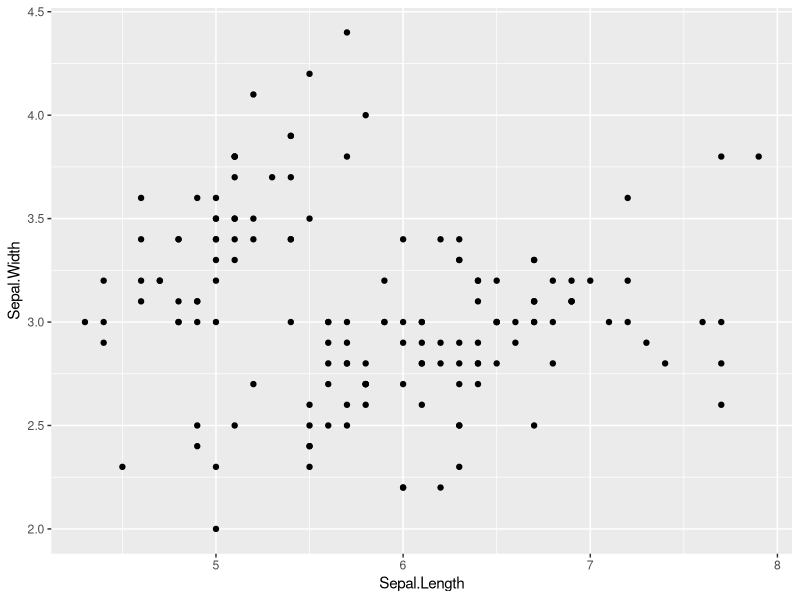
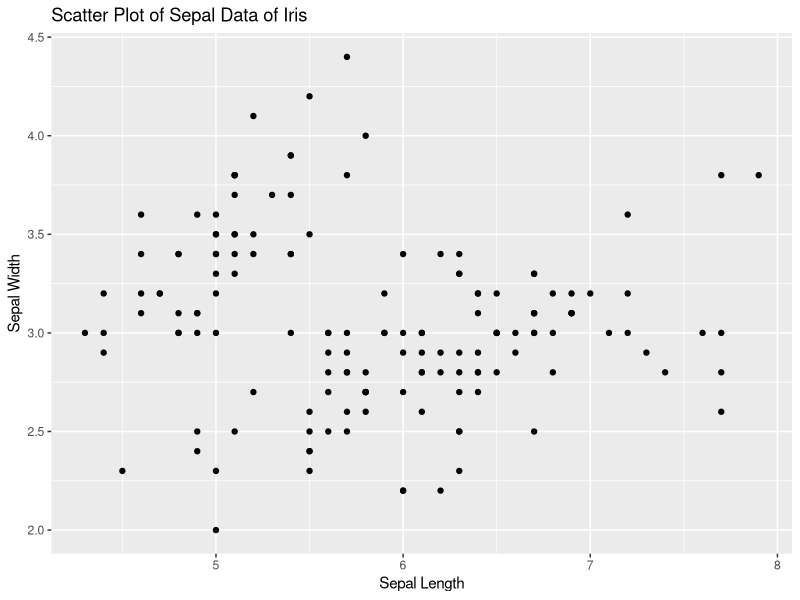
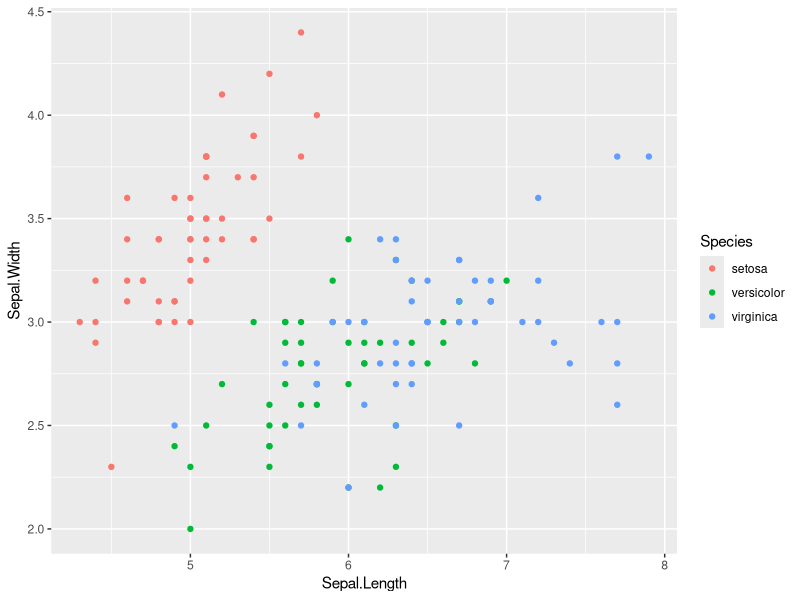
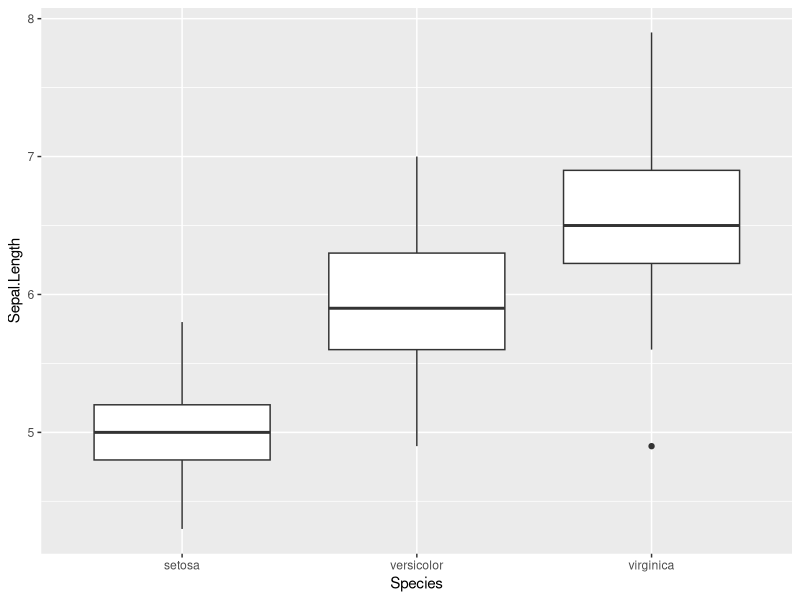
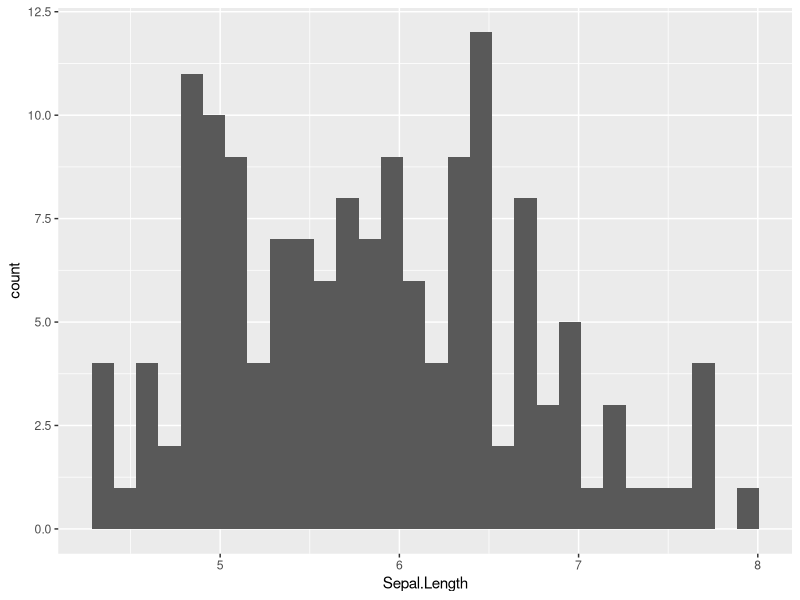
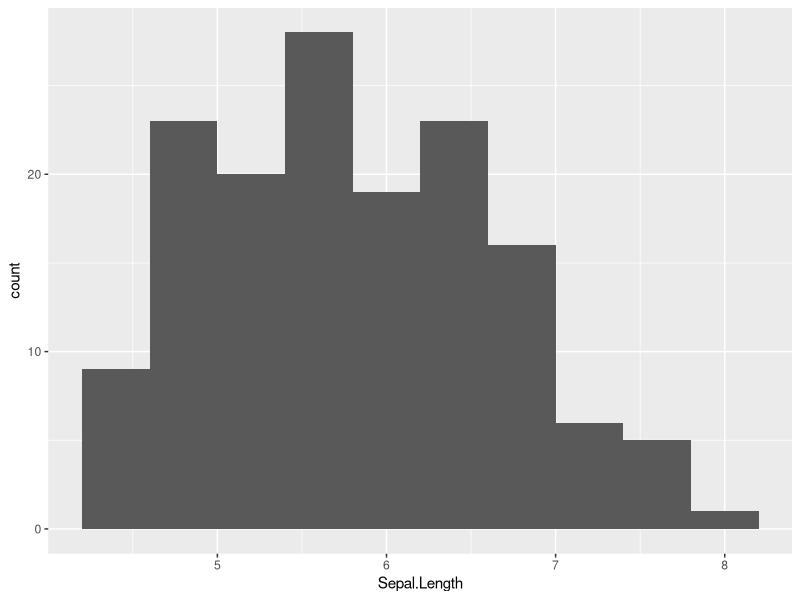
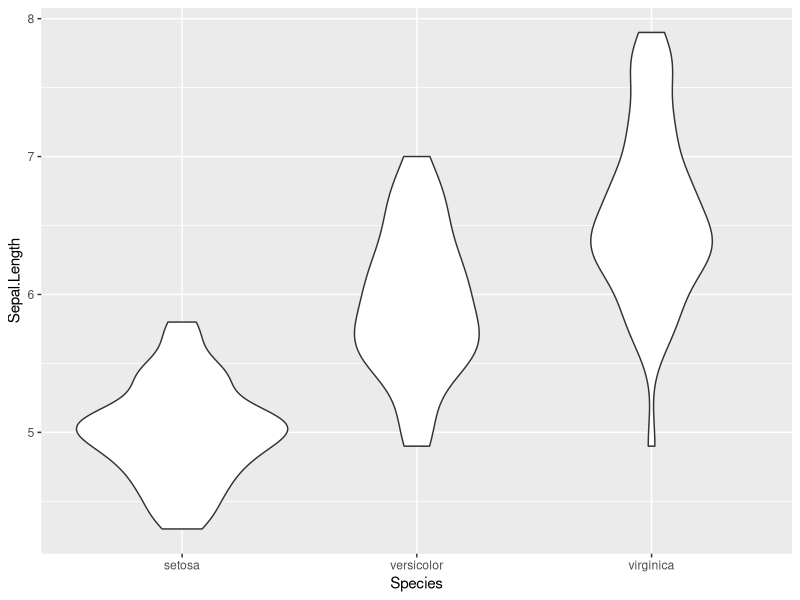
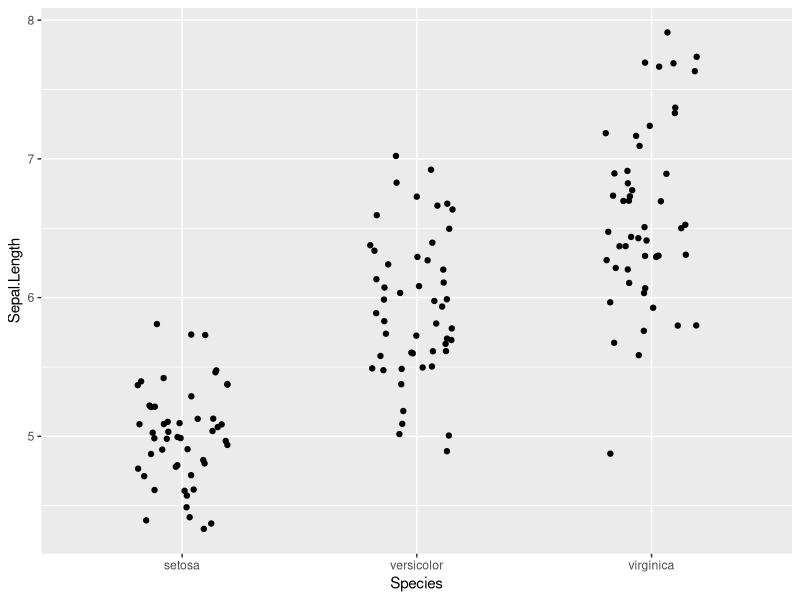

Here is the R script that generated these plots, in order:
## ---- chunk 1
library(tidyverse)
## ---- chunk 2
df_iris <- datasets::iris
class(df_iris)
## ---- chunk 3
tbl_iris <- as_tibble(datasets::iris)
class(tbl_iris)
## ---- chunk 4
df_iris
## ---- chunk 5
slice(df_iris, 1:10)
## ---- chunk 6
1:10
## ---- chunk 7
seq(1,10)
## ---- chunk 8
glimpse(df_iris)
## ---- chunk 9
typeof(df_iris$Species)
## ---- chunk 10
class(df_iris$Species)
## ---- chunk 11
typeof(df_iris$Sepal.Length)
class(df_iris$Sepal.Length)
## ---- chunk 12
summary(df_iris)
## ---- chunk 13
ggplot(data = df_iris, aes(x = Sepal.Length, y = Sepal.Width)) +
  geom_point()
## ---- chunk 14
ggplot(data = df_iris, aes(x = Sepal.Length, y = Sepal.Width)) +
  geom_point() + 
  labs(title = "Scatter Plot of Sepal Data of Iris", x = "Sepal Length", y = "Sepal Width")
## ---- chunk 15
ggplot(data = df_iris, aes(x = Sepal.Length, y = Sepal.Width, color = Species)) +
  geom_point()
## ---- chunk 16
ggplot(data = df_iris, aes(x = Species, y = Sepal.Length)) +
  geom_boxplot()
## ---- chunk 17
ggplot(data = df_iris, aes(x = Sepal.Length)) +
  geom_histogram()
## ---- chunk 18
ggplot(data = df_iris, aes(x = Sepal.Length)) +
  geom_histogram(bins = 10)
## ---- chunk 19
ggplot(data = df_iris, aes(x = Species, y = Sepal.Length)) +
  geom_violin()
## ---- chunk 20
ggplot(data = df_iris, aes(x = Species, y = Sepal.Length)) +
  geom_jitter(width = 0.2)
## ---- chunk 21
ggplot(data = df_iris, aes(x = Sepal.Length, fill = Species)) +
  geom_density(alpha = 0.5)
## ---- chunk 22
ggplot(data = df_iris, aes(x = Sepal.Length, y = Sepal.Width)) +
  geom_point() +
  geom_smooth(method = "lm", se = FALSE)
## ---- chunk 23
lm(Sepal.Width ~ Sepal.Length, data = df_iris)
## ---- chunk 24
lm(Sepal.Width ~ Sepal.Length, data = df_iris) %>% summary()
## ---- chunk 25
ggplot(data = df_iris, aes(x = Sepal.Length, y = Sepal.Width, color = Species)) +
  geom_point() +
  geom_smooth(method = "lm", se = FALSE)
## ---- chunk 26
ggplot(df_iris, aes(x = Sepal.Length, y = Sepal.Width)) + 
  geom_point(aes(color = Species)) + 
  geom_smooth(aes(color = Species), formula = y ~ x, method = "lm", se = FALSE) +
  geom_smooth(formula =  y ~ x, method = "lm", se = FALSE, color = "black", linetype = "twodash", size = 1.5)
